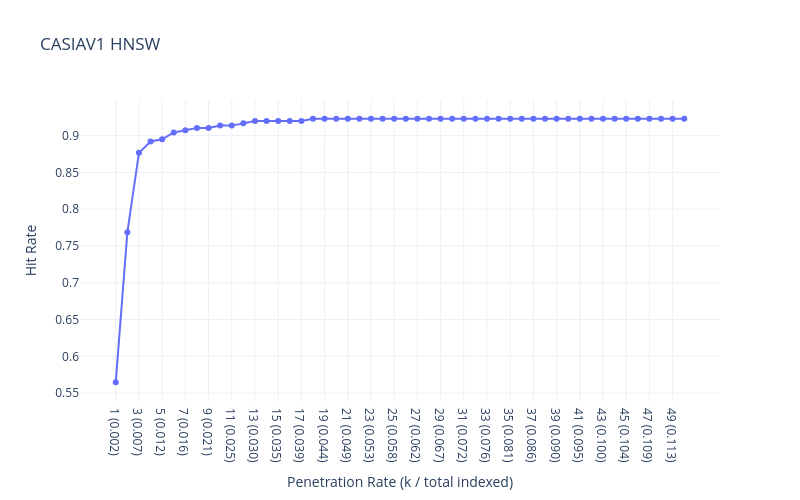

The notebook cell saved with this chart:
### Code cell
plot_hit_rate_plotly_topk(x_labels, hit_rates,20,"CASIAV1 HNSW")

### Figure 1 — Plotly figure (JSON) as saved in the notebook; plotly's stock layout.template omitted (floating-point values rounded to 4 significant figures)
{"data": [{"line": {"width": 2}, "marker": {"size": 6}, "mode": "lines+markers", "name": "efSearch=20", "type": "scatter", "x": ["1 (0.002)", "2 (0.005)", "3 (0.007)", "4 (0.009)", "5 (0.012)", "6 (0.014)", "7 (0.016)", "8 (0.019)", "9 (0.021)", "10 (0.023)", "11 (0.025)", "12 (0.028)", "13 (0.030)", "14 (0.032)", "15 (0.035)", "16 (0.037)", "17 (0.039)", "18 (0.042)", "19 (0.044)", "20 (0.046)", "21 (0.049)", "22 (0.051)", "23 (0.053)", "24 (0.056)", "25 (0.058)", "26 (0.060)", "27 (0.062)", "28 (0.065)", "29 (0.067)", "30 (0.069)", "31 (0.072)", "32 (0.074)", "33 (0.076)", "34 (0.079)", "35 (0.081)", "36 (0.083)", "37 (0.086)", "38 (0.088)", "39 (0.090)", "40 (0.093)", "41 (0.095)", "42 (0.097)", "43 (0.100)", "44 (0.102)", "45 (0.104)", "46 (0.106)", "47 (0.109)", "48 (0.111)", "49 (0.113)", "50 (0.116)"], "y": [0.5648, 0.7685, 0.8765, 0.892, 0.8951, 0.9043, 0.9074, 0.9105, 0.9105, 0.9136, 0.9136, 0.9167, 0.9198, 0.9198, 0.9198, 0.9198, 0.9198, 0.9228, 0.9228, 0.9228, 0.9228, 0.9228, 0.9228, 0.9228, 0.9228, 0.9228, 0.9228, 0.9228, 0.9228, 0.9228, 0.9228, 0.9228, 0.9228, 0.9228, 0.9228, 0.9228, 0.9228, 0.9228, 0.9228, 0.9228, 0.9228, 0.9228, 0.9228, 0.9228, 0.9228, 0.9228, 0.9228, 0.9228, 0.9228, 0.9228]}], "layout": {"height": 500, "hovermode": "x unified", "title": {"text": "CASIAV1 HNSW"}, "width": 800, "xaxis": {"title": {"text": "Penetration Rate (k / total indexed)"}}, "yaxis": {"title": {"text": "Hit Rate"}}}}
